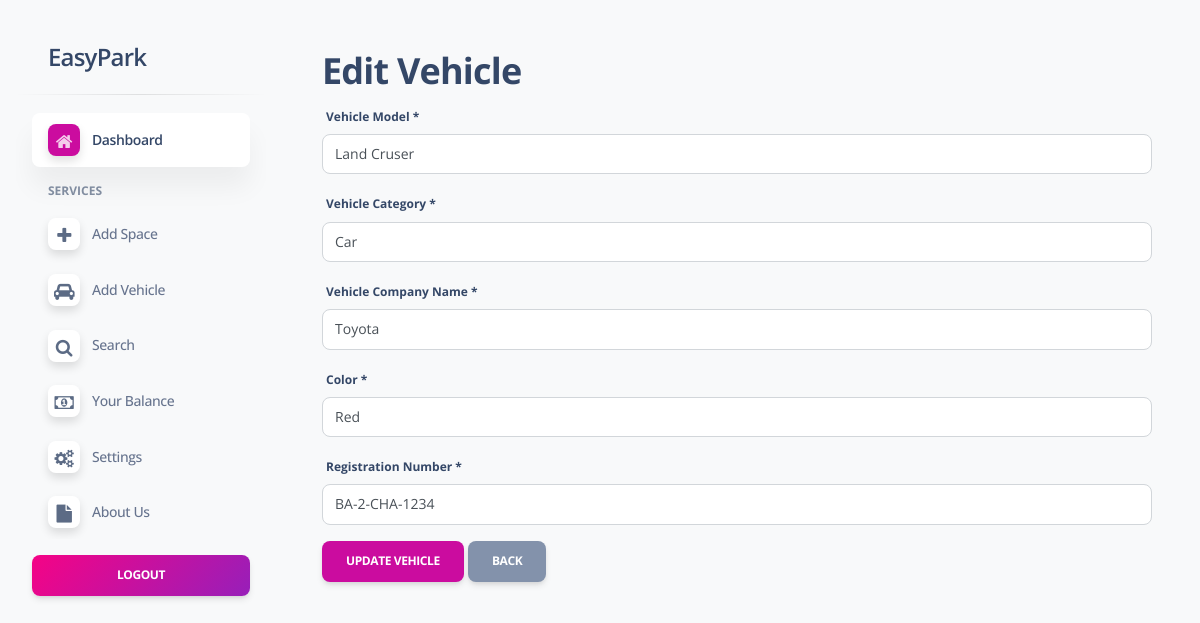
The page /user/edit_vehicle.php?id=1 (signed in) on the database its author committed.
### tables this page shows
CREATE TABLE `tblvehicle` (
  `ID` int(10) NOT NULL,
  `UserId` int(11) DEFAULT NULL,
  `Color` varchar(120) DEFAULT NULL,
  `VehicleModel` varchar(100) NOT NULL,
  `VehicleCategory` varchar(120) DEFAULT NULL,
  `VehicleCompanyname` varchar(120) DEFAULT NULL,
  `RegistrationNumber` varchar(120) DEFAULT NULL
);

### user/edit_vehicle.php (the view, shortened to what this page needs)
<?php
include('include/header.php');
$userId = $_SESSION['id'];
$vehicleId = intval($_GET['id'] ?? 0);
$stmt = $conn->prepare("SELECT VehicleModel, VehicleCategory, VehicleCompanyname, Color, RegistrationNumber FROM tblvehicle WHERE ID = ? AND UserId = ?");
$stmt->bind_param("ii", $vehicleId, $userId);
$stmt->execute();
$result = $stmt->get_result();
$vehicle = $result->fetch_assoc();
$categories = [];
$res = $conn->query("SELECT VehicleCat FROM tblcategory ORDER BY VehicleCat ASC");
if ($res && $res->num_rows > 0) {
    while ($row = $res->fetch_assoc()) {
        $categories[] = $row['VehicleCat'];
    }
}
?>
<div class="main-content position-relative max-height-vh-100 h-100 border-radius-lg">
  <div class="container-fluid py-4">
    <h2>Edit Vehicle</h2>
    <form method="post" action="">
      <div class="mb-3">
        <label for="vehicle_model" class="form-label">Vehicle Model *</label>
        <input type="text" id="vehicle_model" name="vehicle_model" class="form-control" required value="<?= htmlspecialchars($vehicle['VehicleModel']) ?>">
      </div>
      <div class="mb-3">
        <label for="vehicle_category" class="form-label">Vehicle Category *</label>
        <select id="vehicle_category" name="vehicle_category" class="form-control" required>
          <?php foreach ($categories as $cat): ?>
            <option value="<?= htmlspecialchars($cat) ?>" <?= ($vehicle['VehicleCategory'] === $cat) ? 'selected' : '' ?>>
              <?= htmlspecialchars($cat) ?>
            </option>
          <?php endforeach; ?>
        </select>
      </div>
      <div class="mb-3">
        <label for="vehicle_company" class="form-label">Vehicle Company Name *</label>
        <input type="text" id="vehicle_company" name="vehicle_company" class="form-control" required value="<?= htmlspecialchars($vehicle['VehicleCompanyname']) ?>">
      </div>
      <div class="mb-3">
        <label for="color" class="form-label">Color *</label>
        <input type="text" id="color" name="color" class="form-control" required value="<?= htmlspecialchars($vehicle['Color']) ?>">
      </div>
      <div class="mb-3">
        <label for="registration_number" class="form-label">Registration Number *</label>
        <input type="text" id="registration_number" name="registration_number" class="form-control" required value="<?= htmlspecialchars($vehicle['RegistrationNumber']) ?>">
      </div>
      <button type="submit" class="btn btn-primary">Update Vehicle</button>
      <a href="manage_vehicles.php" class="btn btn-secondary">Back</a>
    </form>
  </div>
</div>
<?php include('include/footer.php'); ?>

### rows shown on the page
tblvehicle: vehicle_model "Land Cruser", vehicle_category "Car", vehicle_company "Toyota", color "Red", registration_number "BA-2-CHA-1234"
